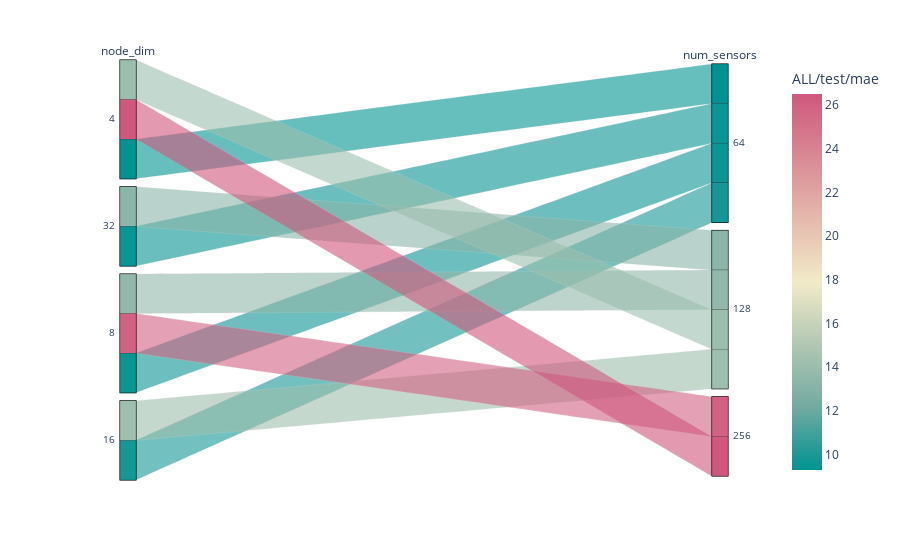

Notebook code cell kept with this figure:
### Code cell
import pandas as pd
import pickle
metric_df = pickle.load(open('logs/metrics_df_16exps.pkl', 'rb'))
import plotly.express as px

objective = 'ALL/test/mae'
# objective = 'ALL/test/mse'
# objective = 'test/loss'
# objective = 'ALL/test/rse'
df = metric_df[metric_df["test/loss"]<0.6]
# fig = px.parallel_coordinates(
fig = px.parallel_categories(
    df,
    color=objective,
    dimensions=[
        # 'max_decoder_length',
        'node_dim',
        "num_sensors"
    ],
    color_continuous_scale=px.colors.diverging.Tealrose
)
fig.show()

### Figure 1 — Plotly figure (JSON) as saved in the notebook; plotly's stock layout.template omitted (floating-point values rounded to 4 significant figures)
{"data": [{"dimensions": [{"label": "node_dim", "values": [4, 32, 32, 4, 8, 16, 16, 8, 8, 4]}, {"label": "num_sensors", "values": [64, 64, 128, 256, 64, 128, 64, 256, 128, 128]}], "domain": {"x": [0, 1], "y": [0, 1]}, "line": {"color": [9.3, 9.509, 13.25, 26.5, 9.542, 14.17, 9.801, 25.91, 13.56, 14.1], "coloraxis": "coloraxis"}, "name": "", "type": "parcats"}], "layout": {"coloraxis": {"colorbar": {"title": {"text": "ALL/test/mae"}}, "colorscale": [[0, "rgb(0, 147, 146)"], [0.1667, "rgb(114, 170, 161)"], [0.3333, "rgb(177, 199, 179)"], [0.5, "rgb(241, 234, 200)"], [0.6667, "rgb(229, 185, 173)"], [0.8333, "rgb(217, 137, 148)"], [1, "rgb(208, 88, 126)"]]}, "legend": {"tracegroupgap": 0}, "margin": {"t": 60}}}
